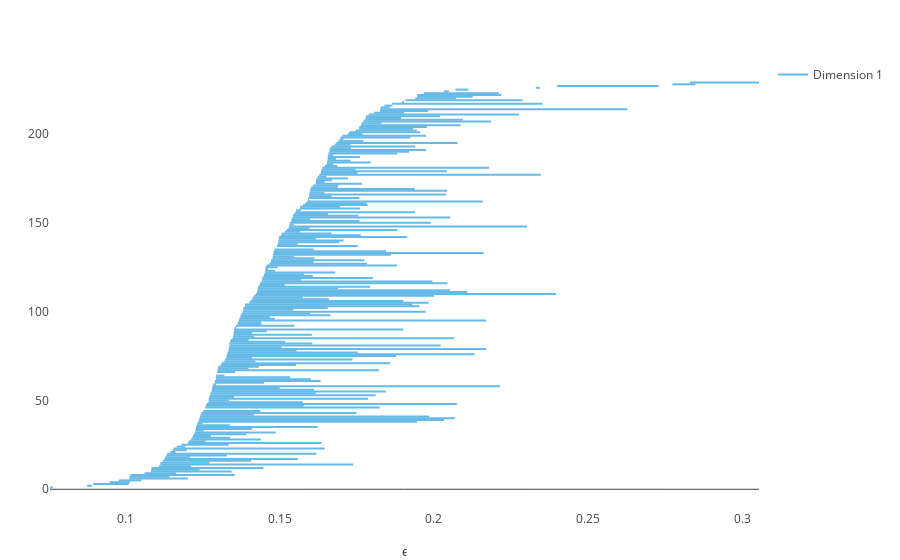

Notebook cell for this chart:
### Code cell
plotbarcode_pjs(C,dim=1)

### Figure 1 — Plotly figure (JSON) as saved in the notebook; plotly's stock layout.template omitted (floating-point values rounded to 4 significant figures)
{"data": [{"line": {"color": "#66BAE7", "width": 2}, "mode": "lines", "showlegend": false, "type": "scatter", "x": [0.2832, 0.3055], "y": [229, 229]}, {"line": {"color": "#66BAE7", "width": 2}, "mode": "lines", "showlegend": false, "type": "scatter", "x": [0.2774, 0.2849], "y": [228, 228]}, {"line": {"color": "#66BAE7", "width": 2}, "mode": "lines", "showlegend": false, "type": "scatter", "x": [0.2399, 0.273], "y": [227, 227]}, {"line": {"color": "#66BAE7", "width": 2}, "mode": "lines", "showlegend": false, "type": "scatter", "x": [0.2331, 0.2344], "y": [226, 226]}, {"line": {"color": "#66BAE7", "width": 2}, "mode": "lines", "showlegend": false, "type": "scatter", "x": [0.207, 0.2112], "y": [225, 225]}, {"line": {"color": "#66BAE7", "width": 2}, "mode": "lines", "showlegend": false, "type": "scatter", "x": [0.2033, 0.2049], "y": [224, 224]}, {"line": {"color": "#66BAE7", "width": 2}, "mode": "lines", "showlegend": false, "type": "scatter", "x": [0.1967, 0.2211], "y": [223, 223]}, {"line": {"color": "#66BAE7", "width": 2}, "mode": "lines", "showlegend": false, "type": "scatter", "x": [0.1947, 0.2219], "y": [222, 222]}, {"line": {"color": "#66BAE7", "width": 2}, "mode": "lines", "showlegend": false, "type": "scatter", "x": [0.1946, 0.2126], "y": [221, 221]}, {"line": {"color": "#66BAE7", "width": 2}, "mode": "lines", "showlegend": false, "type": "scatter", "x": [0.194, 0.2072], "y": [220, 220]}, {"line": {"color": "#66BAE7", "width": 2}, "mode": "lines", "showlegend": false, "type": "scatter", "x": [0.1908, 0.2288], "y": [219, 219]}, {"line": {"color": "#66BAE7", "width": 2}, "mode": "lines", "showlegend": false, "type": "scatter", "x": [0.1897, 0.1903], "y": [218, 218]}, {"line": {"color": "#66BAE7", "width": 2}, "mode": "lines", "showlegend": false, "type": "scatter", "x": [0.1864, 0.2353], "y": [217, 217]}, {"line": {"color": "#66BAE7", "width": 2}, "mode": "lines", "showlegend": false, "type": "scatter", "x": [0.184, 0.1866], "y": [216, 216]}, {"line": {"color": "#66BAE7", "width": 2}, "mode": "lines", "showlegend": false, "type": "scatter", "x": [0.1828, 0.1857], "y": [215, 215]}, {"line": {"color": "#66BAE7", "width": 2}, "mode": "lines", "showlegend": false, "type": "scatter", "x": [0.1826, 0.2628], "y": [214, 214]}, {"line": {"color": "#66BAE7", "width": 2}, "mode": "lines", "showlegend": false, "type": "scatter", "x": [0.1825, 0.1981], "y": [213, 213]}, {"line": {"color": "#66BAE7", "width": 2}, "mode": "lines", "showlegend": false, "type": "scatter", "x": [0.1807, 0.1903], "y": [212, 212]}, {"line": {"color": "#66BAE7", "width": 2}, "mode": "lines", "showlegend": false, "type": "scatter", "x": [0.1789, 0.2277], "y": [211, 211]}, {"line": {"color": "#66BAE7", "width": 2}, "mode": "lines", "showlegend": false, "type": "scatter", "x": [0.178, 0.202], "y": [210, 210]}, {"line": {"color": "#66BAE7", "width": 2}, "mode": "lines", "showlegend": false, "type": "scatter", "x": [0.178, 0.1894], "y": [209, 209]}, {"line": {"color": "#66BAE7", "width": 2}, "mode": "lines", "showlegend": false, "type": "scatter", "x": [0.1775, 0.2094], "y": [208, 208]}, {"line": {"color": "#66BAE7", "width": 2}, "mode": "lines", "showlegend": false, "type": "scatter", "x": [0.1771, 0.2186], "y": [207, 207]}, {"line": {"color": "#66BAE7", "width": 2}, "mode": "lines", "showlegend": false, "type": "scatter", "x": [0.1766, 0.1831], "y": [206, 206]}, {"line": {"color": "#66BAE7", "width": 2}, "mode": "lines", "showlegend": false, "type": "scatter", "x": [0.1764, 0.2087], "y": [205, 205]}, {"line": {"color": "#66BAE7", "width": 2}, "mode": "lines", "showlegend": false, "type": "scatter", "x": [0.1758, 0.1977], "y": [204, 204]}, {"line": {"color": "#66BAE7", "width": 2}, "mode": "lines", "showlegend": false, "type": "scatter", "x": [0.1758, 0.1933], "y": [203, 203]}, {"line": {"color": "#66BAE7", "width": 2}, "mode": "lines", "showlegend": false, "type": "scatter", "x": [0.1747, 0.1944], "y": [202, 202]}, {"line": {"color": "#66BAE7", "width": 2}, "mode": "lines", "showlegend": false, "type": "scatter", "x": [0.1726, 0.1956], "y": [201, 201]}, {"line": {"color": "#66BAE7", "width": 2}, "mode": "lines", "showlegend": false, "type": "scatter", "x": [0.1721, 0.1769], "y": [200, 200]}, {"line": {"color": "#66BAE7", "width": 2}, "mode": "lines", "showlegend": false, "type": "scatter", "x": [0.1704, 0.1975], "y": [199, 199]}, {"line": {"color": "#66BAE7", "width": 2}, "mode": "lines", "showlegend": false, "type": "scatter", "x": [0.1698, 0.1924], "y": [198, 198]}, {"line": {"color": "#66BAE7", "width": 2}, "mode": "lines", "showlegend": false, "type": "scatter", "x": [0.1695, 0.1707], "y": [197, 197]}, {"line": {"color": "#66BAE7", "width": 2}, "mode": "lines", "showlegend": false, "type": "scatter", "x": [0.169, 0.1771], "y": [196, 196]}, {"line": {"color": "#66BAE7", "width": 2}, "mode": "lines", "showlegend": false, "type": "scatter", "x": [0.1684, 0.2077], "y": [195, 195]}, {"line": {"color": "#66BAE7", "width": 2}, "mode": "lines", "showlegend": false, "type": "scatter", "x": [0.1678, 0.1729], "y": [194, 194]}, {"line": {"color": "#66BAE7", "width": 2}, "mode": "lines", "showlegend": false, "type": "scatter", "x": [0.1668, 0.194], "y": [193, 193]}, {"line": {"color": "#66BAE7", "width": 2}, "mode": "lines", "showlegend": false, "type": "scatter", "x": [0.1663, 0.1731], "y": [192, 192]}, {"line": {"color": "#66BAE7", "width": 2}, "mode": "lines", "showlegend": false, "type": "scatter", "x": [0.1662, 0.1975], "y": [191, 191]}, {"line": {"color": "#66BAE7", "width": 2}, "mode": "lines", "showlegend": false, "type": "scatter", "x": [0.1662, 0.192], "y": [190, 190]}, {"line": {"color": "#66BAE7", "width": 2}, "mode": "lines", "showlegend": false, "type": "scatter", "x": [0.1658, 0.1881], "y": [189, 189]}, {"line": {"color": "#66BAE7", "width": 2}, "mode": "lines", "showlegend": false, "type": "scatter", "x": [0.1656, 0.1674], "y": [188, 188]}, {"line": {"color": "#66BAE7", "width": 2}, "mode": "lines", "showlegend": false, "type": "scatter", "x": [0.1656, 0.1761], "y": [187, 187]}, {"line": {"color": "#66BAE7", "width": 2}, "mode": "lines", "showlegend": false, "type": "scatter", "x": [0.1656, 0.1683], "y": [186, 186]}, {"line": {"color": "#66BAE7", "width": 2}, "mode": "lines", "showlegend": false, "type": "scatter", "x": [0.1655, 0.173], "y": [185, 185]}, {"line": {"color": "#66BAE7", "width": 2}, "mode": "lines", "showlegend": false, "type": "scatter", "x": [0.1654, 0.1796], "y": [184, 184]}, {"line": {"color": "#66BAE7", "width": 2}, "mode": "lines", "showlegend": false, "type": "scatter", "x": [0.1652, 0.1674], "y": [183, 183]}, {"line": {"color": "#66BAE7", "width": 2}, "mode": "lines", "showlegend": false, "type": "scatter", "x": [0.1646, 0.1687], "y": [182, 182]}, {"line": {"color": "#66BAE7", "width": 2}, "mode": "lines", "showlegend": false, "type": "scatter", "x": [0.1638, 0.218], "y": [181, 181]}, {"line": {"color": "#66BAE7", "width": 2}, "mode": "lines", "showlegend": false, "type": "scatter", "x": [0.1636, 0.1747], "y": [180, 180]}, {"line": {"color": "#66BAE7", "width": 2}, "mode": "lines", "showlegend": false, "type": "scatter", "x": [0.1634, 0.2042], "y": [179, 179]}, {"line": {"color": "#66BAE7", "width": 2}, "mode": "lines", "showlegend": false, "type": "scatter", "x": [0.1634, 0.1752], "y": [178, 178]}, {"line": {"color": "#66BAE7", "width": 2}, "mode": "lines", "showlegend": false, "type": "scatter", "x": [0.1628, 0.2348], "y": [177, 177]}, {"line": {"color": "#66BAE7", "width": 2}, "mode": "lines", "showlegend": false, "type": "scatter", "x": [0.1624, 0.1651], "y": [176, 176]}, {"line": {"color": "#66BAE7", "width": 2}, "mode": "lines", "showlegend": false, "type": "scatter", "x": [0.162, 0.1722], "y": [175, 175]}, {"line": {"color": "#66BAE7", "width": 2}, "mode": "lines", "showlegend": false, "type": "scatter", "x": [0.1618, 0.167], "y": [174, 174]}, {"line": {"color": "#66BAE7", "width": 2}, "mode": "lines", "showlegend": false, "type": "scatter", "x": [0.1618, 0.1646], "y": [173, 173]}, {"line": {"color": "#66BAE7", "width": 2}, "mode": "lines", "showlegend": false, "type": "scatter", "x": [0.1616, 0.1768], "y": [172, 172]}, {"line": {"color": "#66BAE7", "width": 2}, "mode": "lines", "showlegend": false, "type": "scatter", "x": [0.1608, 0.169], "y": [171, 171]}, {"line": {"color": "#66BAE7", "width": 2}, "mode": "lines", "showlegend": false, "type": "scatter", "x": [0.1602, 0.1688], "y": [170, 170]}, {"line": {"color": "#66BAE7", "width": 2}, "mode": "lines", "showlegend": false, "type": "scatter", "x": [0.16, 0.1938], "y": [169, 169]}, {"line": {"color": "#66BAE7", "width": 2}, "mode": "lines", "showlegend": false, "type": "scatter", "x": [0.1599, 0.2044], "y": [168, 168]}, {"line": {"color": "#66BAE7", "width": 2}, "mode": "lines", "showlegend": false, "type": "scatter", "x": [0.1596, 0.1645], "y": [167, 167]}, {"line": {"color": "#66BAE7", "width": 2}, "mode": "lines", "showlegend": false, "type": "scatter", "x": [0.1596, 0.204], "y": [166, 166]}, {"line": {"color": "#66BAE7", "width": 2}, "mode": "lines", "showlegend": false, "type": "scatter", "x": [0.1595, 0.1668], "y": [165, 165]}, {"line": {"color": "#66BAE7", "width": 2}, "mode": "lines", "showlegend": false, "type": "scatter", "x": [0.1594, 0.1758], "y": [164, 164]}, {"line": {"color": "#66BAE7", "width": 2}, "mode": "lines", "showlegend": false, "type": "scatter", "x": [0.1592, 0.1596], "y": [163, 163]}, {"line": {"color": "#66BAE7", "width": 2}, "mode": "lines", "showlegend": false, "type": "scatter", "x": [0.159, 0.2159], "y": [162, 162]}, {"line": {"color": "#66BAE7", "width": 2}, "mode": "lines", "showlegend": false, "type": "scatter", "x": [0.1583, 0.1782], "y": [161, 161]}, {"line": {"color": "#66BAE7", "width": 2}, "mode": "lines", "showlegend": false, "type": "scatter", "x": [0.1576, 0.1785], "y": [160, 160]}, {"line": {"color": "#66BAE7", "width": 2}, "mode": "lines", "showlegend": false, "type": "scatter", "x": [0.1566, 0.1695], "y": [159, 159]}, {"line": {"color": "#66BAE7", "width": 2}, "mode": "lines", "showlegend": false, "type": "scatter", "x": [0.1565, 0.176], "y": [158, 158]}, {"line": {"color": "#66BAE7", "width": 2}, "mode": "lines", "showlegend": false, "type": "scatter", "x": [0.1553, 0.1569], "y": [157, 157]}, {"line": {"color": "#66BAE7", "width": 2}, "mode": "lines", "showlegend": false, "type": "scatter", "x": [0.1551, 0.1939], "y": [156, 156]}, {"line": {"color": "#66BAE7", "width": 2}, "mode": "lines", "showlegend": false, "type": "scatter", "x": [0.1547, 0.1656], "y": [155, 155]}, {"line": {"color": "#66BAE7", "width": 2}, "mode": "lines", "showlegend": false, "type": "scatter", "x": [0.1543, 0.1755], "y": [154, 154]}, {"line": {"color": "#66BAE7", "width": 2}, "mode": "lines", "showlegend": false, "type": "scatter", "x": [0.1542, 0.2054], "y": [153, 153]}, {"line": {"color": "#66BAE7", "width": 2}, "mode": "lines", "showlegend": false, "type": "scatter", "x": [0.1538, 0.1599], "y": [152, 152]}, {"line": {"color": "#66BAE7", "width": 2}, "mode": "lines", "showlegend": false, "type": "scatter", "x": [0.1538, 0.1758], "y": [151, 151]}, {"line": {"color": "#66BAE7", "width": 2}, "mode": "lines", "showlegend": false, "type": "scatter", "x": [0.1533, 0.199], "y": [150, 150]}, {"line": {"color": "#66BAE7", "width": 2}, "mode": "lines", "showlegend": false, "type": "scatter", "x": [0.1532, 0.1546], "y": [149, 149]}, {"line": {"color": "#66BAE7", "width": 2}, "mode": "lines", "showlegend": false, "type": "scatter", "x": [0.153, 0.2303], "y": [148, 148]}, {"line": {"color": "#66BAE7", "width": 2}, "mode": "lines", "showlegend": false, "type": "scatter", "x": [0.1528, 0.1597], "y": [147, 147]}, {"line": {"color": "#66BAE7", "width": 2}, "mode": "lines", "showlegend": false, "type": "scatter", "x": [0.1523, 0.1881], "y": [146, 146]}, {"line": {"color": "#66BAE7", "width": 2}, "mode": "lines", "showlegend": false, "type": "scatter", "x": [0.1517, 0.1566], "y": [145, 145]}, {"line": {"color": "#66BAE7", "width": 2}, "mode": "lines", "showlegend": false, "type": "scatter", "x": [0.1507, 0.1668], "y": [144, 144]}, {"line": {"color": "#66BAE7", "width": 2}, "mode": "lines", "showlegend": false, "type": "scatter", "x": [0.1505, 0.1763], "y": [143, 143]}, {"line": {"color": "#66BAE7", "width": 2}, "mode": "lines", "showlegend": false, "type": "scatter", "x": [0.1498, 0.1914], "y": [142, 142]}, {"line": {"color": "#66BAE7", "width": 2}, "mode": "lines", "showlegend": false, "type": "scatter", "x": [0.1497, 0.1617], "y": [141, 141]}, {"line": {"color": "#66BAE7", "width": 2}, "mode": "lines", "showlegend": false, "type": "scatter", "x": [0.1496, 0.1707], "y": [140, 140]}, {"line": {"color": "#66BAE7", "width": 2}, "mode": "lines", "showlegend": false, "type": "scatter", "x": [0.1495, 0.1693], "y": [139, 139]}, {"line": {"color": "#66BAE7", "width": 2}, "mode": "lines", "showlegend": false, "type": "scatter", "x": [0.1494, 0.1558], "y": [138, 138]}, {"line": {"color": "#66BAE7", "width": 2}, "mode": "lines", "showlegend": false, "type": "scatter", "x": [0.1491, 0.1753], "y": [137, 137]}, {"line": {"color": "#66BAE7", "width": 2}, "mode": "lines", "showlegend": false, "type": "scatter", "x": [0.1484, 0.1485], "y": [136, 136]}, {"line": {"color": "#66BAE7", "width": 2}, "mode": "lines", "showlegend": false, "type": "scatter", "x": [0.1484, 0.161], "y": [135, 135]}, {"line": {"color": "#66BAE7", "width": 2}, "mode": "lines", "showlegend": false, "type": "scatter", "x": [0.1481, 0.1845], "y": [134, 134]}, {"line": {"color": "#66BAE7", "width": 2}, "mode": "lines", "showlegend": false, "type": "scatter", "x": [0.148, 0.2162], "y": [133, 133]}, {"line": {"color": "#66BAE7", "width": 2}, "mode": "lines", "showlegend": false, "type": "scatter", "x": [0.1479, 0.1861], "y": [132, 132]}, {"line": {"color": "#66BAE7", "width": 2}, "mode": "lines", "showlegend": false, "type": "scatter", "x": [0.1478, 0.1546], "y": [131, 131]}, {"line": {"color": "#66BAE7", "width": 2}, "mode": "lines", "showlegend": false, "type": "scatter", "x": [0.1477, 0.1613], "y": [130, 130]}, {"line": {"color": "#66BAE7", "width": 2}, "mode": "lines", "showlegend": false, "type": "scatter", "x": [0.1472, 0.1774], "y": [129, 129]}, {"line": {"color": "#66BAE7", "width": 2}, "mode": "lines", "showlegend": false, "type": "scatter", "x": [0.1471, 0.161], "y": [128, 128]}, {"line": {"color": "#66BAE7", "width": 2}, "mode": "lines", "showlegend": false, "type": "scatter", "x": [0.1467, 0.1784], "y": [127, 127]}, {"line": {"color": "#66BAE7", "width": 2}, "mode": "lines", "showlegend": false, "type": "scatter", "x": [0.1457, 0.1881], "y": [126, 126]}, {"line": {"color": "#66BAE7", "width": 2}, "mode": "lines", "showlegend": false, "type": "scatter", "x": [0.1454, 0.1493], "y": [125, 125]}, {"line": {"color": "#66BAE7", "width": 2}, "mode": "lines", "showlegend": false, "type": "scatter", "x": [0.1454, 0.1462], "y": [124, 124]}, {"line": {"color": "#66BAE7", "width": 2}, "mode": "lines", "showlegend": false, "type": "scatter", "x": [0.1453, 0.1484], "y": [123, 123]}, {"line": {"color": "#66BAE7", "width": 2}, "mode": "lines", "showlegend": false, "type": "scatter", "x": [0.1452, 0.168], "y": [122, 122]}, {"line": {"color": "#66BAE7", "width": 2}, "mode": "lines", "showlegend": false, "type": "scatter", "x": [0.145, 0.1579], "y": [121, 121]}, {"line": {"color": "#66BAE7", "width": 2}, "mode": "lines", "showlegend": false, "type": "scatter", "x": [0.1447, 0.1607], "y": [120, 120]}, {"line": {"color": "#66BAE7", "width": 2}, "mode": "lines", "showlegend": false, "type": "scatter", "x": [0.1443, 0.1803], "y": [119, 119]}, {"line": {"color": "#66BAE7", "width": 2}, "mode": "lines", "showlegend": false, "type": "scatter", "x": [0.1443, 0.157], "y": [118, 118]}, {"line": {"color": "#66BAE7", "width": 2}, "mode": "lines", "showlegend": false, "type": "scatter", "x": [0.1441, 0.1995], "y": [117, 117]}, {"line": {"color": "#66BAE7", "width": 2}, "mode": "lines", "showlegend": false, "type": "scatter", "x": [0.1437, 0.2044], "y": [116, 116]}, {"line": {"color": "#66BAE7", "width": 2}, "mode": "lines", "showlegend": false, "type": "scatter", "x": [0.1434, 0.1516], "y": [115, 115]}, {"line": {"color": "#66BAE7", "width": 2}, "mode": "lines", "showlegend": false, "type": "scatter", "x": [0.143, 0.1793], "y": [114, 114]}, {"line": {"color": "#66BAE7", "width": 2}, "mode": "lines", "showlegend": false, "type": "scatter", "x": [0.1429, 0.1689], "y": [113, 113]}, {"line": {"color": "#66BAE7", "width": 2}, "mode": "lines", "showlegend": false, "type": "scatter", "x": [0.1428, 0.2052], "y": [112, 112]}, {"line": {"color": "#66BAE7", "width": 2}, "mode": "lines", "showlegend": false, "type": "scatter", "x": [0.1426, 0.2109], "y": [111, 111]}, {"line": {"color": "#66BAE7", "width": 2}, "mode": "lines", "showlegend": false, "type": "scatter", "x": [0.1423, 0.2397], "y": [110, 110]}, {"line": {"color": "#66BAE7", "width": 2}, "mode": "lines", "showlegend": false, "type": "scatter", "x": [0.1417, 0.2001], "y": [109, 109]}, {"line": {"color": "#66BAE7", "width": 2}, "mode": "lines", "showlegend": false, "type": "scatter", "x": [0.1412, 0.1576], "y": [108, 108]}, {"line": {"color": "#66BAE7", "width": 2}, "mode": "lines", "showlegend": false, "type": "scatter", "x": [0.1411, 0.166], "y": [107, 107]}, {"line": {"color": "#66BAE7", "width": 2}, "mode": "lines", "showlegend": false, "type": "scatter", "x": [0.1405, 0.1901], "y": [106, 106]}, {"line": {"color": "#66BAE7", "width": 2}, "mode": "lines", "showlegend": false, "type": "scatter", "x": [0.1401, 0.1983], "y": [105, 105]}, {"line": {"color": "#66BAE7", "width": 2}, "mode": "lines", "showlegend": false, "type": "scatter", "x": [0.1388, 0.193], "y": [104, 104]}, {"line": {"color": "#66BAE7", "width": 2}, "mode": "lines", "showlegend": false, "type": "scatter", "x": [0.1387, 0.1953], "y": [103, 103]}, {"line": {"color": "#66BAE7", "width": 2}, "mode": "lines", "showlegend": false, "type": "scatter", "x": [0.1383, 0.1656], "y": [102, 102]}, {"line": {"color": "#66BAE7", "width": 2}, "mode": "lines", "showlegend": false, "type": "scatter", "x": [0.1382, 0.1544], "y": [101, 101]}, {"line": {"color": "#66BAE7", "width": 2}, "mode": "lines", "showlegend": false, "type": "scatter", "x": [0.138, 0.1974], "y": [100, 100]}, {"line": {"color": "#66BAE7", "width": 2}, "mode": "lines", "showlegend": false, "type": "scatter", "x": [0.1377, 0.1599], "y": [99, 99]}, {"line": {"color": "#66BAE7", "width": 2}, "mode": "lines", "showlegend": false, "type": "scatter", "x": [0.1373, 0.1664], "y": [98, 98]}, {"line": {"color": "#66BAE7", "width": 2}, "mode": "lines", "showlegend": false, "type": "scatter", "x": [0.1372, 0.1468], "y": [97, 97]}, {"line": {"color": "#66BAE7", "width": 2}, "mode": "lines", "showlegend": false, "type": "scatter", "x": [0.1369, 0.1484], "y": [96, 96]}, {"line": {"color": "#66BAE7", "width": 2}, "mode": "lines", "showlegend": false, "type": "scatter", "x": [0.1367, 0.217], "y": [95, 95]}, {"line": {"color": "#66BAE7", "width": 2}, "mode": "lines", "showlegend": false, "type": "scatter", "x": [0.1364, 0.144], "y": [94, 94]}, {"line": {"color": "#66BAE7", "width": 2}, "mode": "lines", "showlegend": false, "type": "scatter", "x": [0.1364, 0.1441], "y": [93, 93]}, {"line": {"color": "#66BAE7", "width": 2}, "mode": "lines", "showlegend": false, "type": "scatter", "x": [0.1357, 0.1548], "y": [92, 92]}, {"line": {"color": "#66BAE7", "width": 2}, "mode": "lines", "showlegend": false, "type": "scatter", "x": [0.1354, 0.1359], "y": [91, 91]}, {"line": {"color": "#66BAE7", "width": 2}, "mode": "lines", "showlegend": false, "type": "scatter", "x": [0.1352, 0.1901], "y": [90, 90]}, {"line": {"color": "#66BAE7", "width": 2}, "mode": "lines", "showlegend": false, "type": "scatter", "x": [0.1351, 0.1458], "y": [89, 89]}, {"line": {"color": "#66BAE7", "width": 2}, "mode": "lines", "showlegend": false, "type": "scatter", "x": [0.1351, 0.141], "y": [88, 88]}, {"line": {"color": "#66BAE7", "width": 2}, "mode": "lines", "showlegend": false, "type": "scatter", "x": [0.135, 0.1604], "y": [87, 87]}, {"line": {"color": "#66BAE7", "width": 2}, "mode": "lines", "showlegend": false, "type": "scatter", "x": [0.1348, 0.1416], "y": [86, 86]}, {"line": {"color": "#66BAE7", "width": 2}, "mode": "lines", "showlegend": false, "type": "scatter", "x": [0.1347, 0.2066], "y": [85, 85]}, {"line": {"color": "#66BAE7", "width": 2}, "mode": "lines", "showlegend": false, "type": "scatter", "x": [0.1341, 0.1399], "y": [84, 84]}, {"line": {"color": "#66BAE7", "width": 2}, "mode": "lines", "showlegend": false, "type": "scatter", "x": [0.1339, 0.1518], "y": [83, 83]}, {"line": {"color": "#66BAE7", "width": 2}, "mode": "lines", "showlegend": false, "type": "scatter", "x": [0.1337, 0.1606], "y": [82, 82]}, {"line": {"color": "#66BAE7", "width": 2}, "mode": "lines", "showlegend": false, "type": "scatter", "x": [0.1337, 0.2022], "y": [81, 81]}, {"line": {"color": "#66BAE7", "width": 2}, "mode": "lines", "showlegend": false, "type": "scatter", "x": [0.1336, 0.1506], "y": [80, 80]}, {"line": {"color": "#66BAE7", "width": 2}, "mode": "lines", "showlegend": false, "type": "scatter", "x": [0.1335, 0.2169], "y": [79, 79]}, {"line": {"color": "#66BAE7", "width": 2}, "mode": "lines", "showlegend": false, "type": "scatter", "x": [0.1334, 0.1554], "y": [78, 78]}, {"line": {"color": "#66BAE7", "width": 2}, "mode": "lines", "showlegend": false, "type": "scatter", "x": [0.1331, 0.1753], "y": [77, 77]}, {"line": {"color": "#66BAE7", "width": 2}, "mode": "lines", "showlegend": false, "type": "scatter", "x": [0.1329, 0.2132], "y": [76, 76]}, {"line": {"color": "#66BAE7", "width": 2}, "mode": "lines", "showlegend": false, "type": "scatter", "x": [0.1328, 0.1878], "y": [75, 75]}, {"line": {"color": "#66BAE7", "width": 2}, "mode": "lines", "showlegend": false, "type": "scatter", "x": [0.1326, 0.141], "y": [74, 74]}, {"line": {"color": "#66BAE7", "width": 2}, "mode": "lines", "showlegend": false, "type": "scatter", "x": [0.1324, 0.1736], "y": [73, 73]}, {"line": {"color": "#66BAE7", "width": 2}, "mode": "lines", "showlegend": false, "type": "scatter", "x": [0.132, 0.1421], "y": [72, 72]}, {"line": {"color": "#66BAE7", "width": 2}, "mode": "lines", "showlegend": false, "type": "scatter", "x": [0.1312, 0.1859], "y": [71, 71]}, {"line": {"color": "#66BAE7", "width": 2}, "mode": "lines", "showlegend": false, "type": "scatter", "x": [0.1308, 0.1553], "y": [70, 70]}, {"line": {"color": "#66BAE7", "width": 2}, "mode": "lines", "showlegend": false, "type": "scatter", "x": [0.1301, 0.1432], "y": [69, 69]}, {"line": {"color": "#66BAE7", "width": 2}, "mode": "lines", "showlegend": false, "type": "scatter", "x": [0.1299, 0.1399], "y": [68, 68]}, {"line": {"color": "#66BAE7", "width": 2}, "mode": "lines", "showlegend": false, "type": "scatter", "x": [0.1299, 0.1822], "y": [67, 67]}, {"line": {"color": "#66BAE7", "width": 2}, "mode": "lines", "showlegend": false, "type": "scatter", "x": [0.1297, 0.1355], "y": [66, 66]}, {"line": {"color": "#66BAE7", "width": 2}, "mode": "lines", "showlegend": false, "type": "scatter", "x": [0.1296, 0.1296], "y": [65, 65]}, {"line": {"color": "#66BAE7", "width": 2}, "mode": "lines", "showlegend": false, "type": "scatter", "x": [0.1294, 0.132], "y": [64, 64]}, {"line": {"color": "#66BAE7", "width": 2}, "mode": "lines", "showlegend": false, "type": "scatter", "x": [0.1293, 0.1534], "y": [63, 63]}, {"line": {"color": "#66BAE7", "width": 2}, "mode": "lines", "showlegend": false, "type": "scatter", "x": [0.1293, 0.1602], "y": [62, 62]}, {"line": {"color": "#66BAE7", "width": 2}, "mode": "lines", "showlegend": false, "type": "scatter", "x": [0.129, 0.1632], "y": [61, 61]}, {"line": {"color": "#66BAE7", "width": 2}, "mode": "lines", "showlegend": false, "type": "scatter", "x": [0.129, 0.1449], "y": [60, 60]}, {"line": {"color": "#66BAE7", "width": 2}, "mode": "lines", "showlegend": false, "type": "scatter", "x": [0.1284, 0.1293], "y": [59, 59]}, {"line": {"color": "#66BAE7", "width": 2}, "mode": "lines", "showlegend": false, "type": "scatter", "x": [0.1282, 0.2215], "y": [58, 58]}, {"line": {"color": "#66BAE7", "width": 2}, "mode": "lines", "showlegend": false, "type": "scatter", "x": [0.1282, 0.15], "y": [57, 57]}, {"line": {"color": "#66BAE7", "width": 2}, "mode": "lines", "showlegend": false, "type": "scatter", "x": [0.128, 0.1611], "y": [56, 56]}, {"line": {"color": "#66BAE7", "width": 2}, "mode": "lines", "showlegend": false, "type": "scatter", "x": [0.1279, 0.1844], "y": [55, 55]}, {"line": {"color": "#66BAE7", "width": 2}, "mode": "lines", "showlegend": false, "type": "scatter", "x": [0.1275, 0.1617], "y": [54, 54]}, {"line": {"color": "#66BAE7", "width": 2}, "mode": "lines", "showlegend": false, "type": "scatter", "x": [0.1274, 0.1811], "y": [53, 53]}, {"line": {"color": "#66BAE7", "width": 2}, "mode": "lines", "showlegend": false, "type": "scatter", "x": [0.1271, 0.1352], "y": [52, 52]}, {"line": {"color": "#66BAE7", "width": 2}, "mode": "lines", "showlegend": false, "type": "scatter", "x": [0.127, 0.1786], "y": [51, 51]}, {"line": {"color": "#66BAE7", "width": 2}, "mode": "lines", "showlegend": false, "type": "scatter", "x": [0.1269, 0.1336], "y": [50, 50]}, {"line": {"color": "#66BAE7", "width": 2}, "mode": "lines", "showlegend": false, "type": "scatter", "x": [0.1268, 0.1575], "y": [49, 49]}, {"line": {"color": "#66BAE7", "width": 2}, "mode": "lines", "showlegend": false, "type": "scatter", "x": [0.1263, 0.2075], "y": [48, 48]}, {"line": {"color": "#66BAE7", "width": 2}, "mode": "lines", "showlegend": false, "type": "scatter", "x": [0.126, 0.1579], "y": [47, 47]}, {"line": {"color": "#66BAE7", "width": 2}, "mode": "lines", "showlegend": false, "type": "scatter", "x": [0.1258, 0.1825], "y": [46, 46]}, {"line": {"color": "#66BAE7", "width": 2}, "mode": "lines", "showlegend": false, "type": "scatter", "x": [0.1257, 0.1257], "y": [45, 45]}, {"line": {"color": "#66BAE7", "width": 2}, "mode": "lines", "showlegend": false, "type": "scatter", "x": [0.1252, 0.1437], "y": [44, 44]}, {"line": {"color": "#66BAE7", "width": 2}, "mode": "lines", "showlegend": false, "type": "scatter", "x": [0.1246, 0.1749], "y": [43, 43]}, {"line": {"color": "#66BAE7", "width": 2}, "mode": "lines", "showlegend": false, "type": "scatter", "x": [0.1243, 0.1416], "y": [42, 42]}, {"line": {"color": "#66BAE7", "width": 2}, "mode": "lines", "showlegend": false, "type": "scatter", "x": [0.1241, 0.1985], "y": [41, 41]}, {"line": {"color": "#66BAE7", "width": 2}, "mode": "lines", "showlegend": false, "type": "scatter", "x": [0.124, 0.2068], "y": [40, 40]}, {"line": {"color": "#66BAE7", "width": 2}, "mode": "lines", "showlegend": false, "type": "scatter", "x": [0.1238, 0.2033], "y": [39, 39]}, {"line": {"color": "#66BAE7", "width": 2}, "mode": "lines", "showlegend": false, "type": "scatter", "x": [0.1236, 0.1946], "y": [38, 38]}, {"line": {"color": "#66BAE7", "width": 2}, "mode": "lines", "showlegend": false, "type": "scatter", "x": [0.1232, 0.125], "y": [37, 37]}, {"line": {"color": "#66BAE7", "width": 2}, "mode": "lines", "showlegend": false, "type": "scatter", "x": [0.1231, 0.1338], "y": [36, 36]}, {"line": {"color": "#66BAE7", "width": 2}, "mode": "lines", "showlegend": false, "type": "scatter", "x": [0.1229, 0.1623], "y": [35, 35]}, {"line": {"color": "#66BAE7", "width": 2}, "mode": "lines", "showlegend": false, "type": "scatter", "x": [0.1228, 0.141], "y": [34, 34]}, {"line": {"color": "#66BAE7", "width": 2}, "mode": "lines", "showlegend": false, "type": "scatter", "x": [0.1227, 0.1253], "y": [33, 33]}, {"line": {"color": "#66BAE7", "width": 2}, "mode": "lines", "showlegend": false, "type": "scatter", "x": [0.1224, 0.1487], "y": [32, 32]}, {"line": {"color": "#66BAE7", "width": 2}, "mode": "lines", "showlegend": false, "type": "scatter", "x": [0.1222, 0.1392], "y": [31, 31]}, {"line": {"color": "#66BAE7", "width": 2}, "mode": "lines", "showlegend": false, "type": "scatter", "x": [0.1219, 0.1276], "y": [30, 30]}, {"line": {"color": "#66BAE7", "width": 2}, "mode": "lines", "showlegend": false, "type": "scatter", "x": [0.1216, 0.1338], "y": [29, 29]}, {"line": {"color": "#66BAE7", "width": 2}, "mode": "lines", "showlegend": false, "type": "scatter", "x": [0.1212, 0.1439], "y": [28, 28]}, {"line": {"color": "#66BAE7", "width": 2}, "mode": "lines", "showlegend": false, "type": "scatter", "x": [0.1205, 0.126], "y": [27, 27]}, {"line": {"color": "#66BAE7", "width": 2}, "mode": "lines", "showlegend": false, "type": "scatter", "x": [0.1202, 0.1636], "y": [26, 26]}, {"line": {"color": "#66BAE7", "width": 2}, "mode": "lines", "showlegend": false, "type": "scatter", "x": [0.1181, 0.1334], "y": [25, 25]}, {"line": {"color": "#66BAE7", "width": 2}, "mode": "lines", "showlegend": false, "type": "scatter", "x": [0.1166, 0.1193], "y": [24, 24]}, {"line": {"color": "#66BAE7", "width": 2}, "mode": "lines", "showlegend": false, "type": "scatter", "x": [0.1157, 0.1646], "y": [23, 23]}, {"line": {"color": "#66BAE7", "width": 2}, "mode": "lines", "showlegend": false, "type": "scatter", "x": [0.1153, 0.1199], "y": [22, 22]}, {"line": {"color": "#66BAE7", "width": 2}, "mode": "lines", "showlegend": false, "type": "scatter", "x": [0.1145, 0.1162], "y": [21, 21]}, {"line": {"color": "#66BAE7", "width": 2}, "mode": "lines", "showlegend": false, "type": "scatter", "x": [0.1135, 0.1619], "y": [20, 20]}, {"line": {"color": "#66BAE7", "width": 2}, "mode": "lines", "showlegend": false, "type": "scatter", "x": [0.1132, 0.1329], "y": [19, 19]}, {"line": {"color": "#66BAE7", "width": 2}, "mode": "lines", "showlegend": false, "type": "scatter", "x": [0.1129, 0.1209], "y": [18, 18]}, {"line": {"color": "#66BAE7", "width": 2}, "mode": "lines", "showlegend": false, "type": "scatter", "x": [0.1126, 0.1559], "y": [17, 17]}, {"line": {"color": "#66BAE7", "width": 2}, "mode": "lines", "showlegend": false, "type": "scatter", "x": [0.1121, 0.1407], "y": [16, 16]}, {"line": {"color": "#66BAE7", "width": 2}, "mode": "lines", "showlegend": false, "type": "scatter", "x": [0.1113, 0.1272], "y": [15, 15]}, {"line": {"color": "#66BAE7", "width": 2}, "mode": "lines", "showlegend": false, "type": "scatter", "x": [0.1113, 0.1738], "y": [14, 14]}, {"line": {"color": "#66BAE7", "width": 2}, "mode": "lines", "showlegend": false, "type": "scatter", "x": [0.1109, 0.1213], "y": [13, 13]}, {"line": {"color": "#66BAE7", "width": 2}, "mode": "lines", "showlegend": false, "type": "scatter", "x": [0.1084, 0.1447], "y": [12, 12]}, {"line": {"color": "#66BAE7", "width": 2}, "mode": "lines", "showlegend": false, "type": "scatter", "x": [0.1084, 0.124], "y": [11, 11]}, {"line": {"color": "#66BAE7", "width": 2}, "mode": "lines", "showlegend": false, "type": "scatter", "x": [0.1082, 0.1344], "y": [10, 10]}, {"line": {"color": "#66BAE7", "width": 2}, "mode": "lines", "showlegend": false, "type": "scatter", "x": [0.1061, 0.1164], "y": [9, 9]}, {"line": {"color": "#66BAE7", "width": 2}, "mode": "lines", "showlegend": false, "type": "scatter", "x": [0.1016, 0.1354], "y": [8, 8]}, {"line": {"color": "#66BAE7", "width": 2}, "mode": "lines", "showlegend": false, "type": "scatter", "x": [0.1014, 0.1142], "y": [7, 7]}, {"line": {"color": "#66BAE7", "width": 2}, "mode": "lines", "showlegend": false, "type": "scatter", "x": [0.1011, 0.1202], "y": [6, 6]}, {"line": {"color": "#66BAE7", "width": 2}, "mode": "lines", "showlegend": false, "type": "scatter", "x": [0.09786, 0.1051], "y": [5, 5]}, {"line": {"color": "#66BAE7", "width": 2}, "mode": "lines", "showlegend": false, "type": "scatter", "x": [0.09481, 0.1015], "y": [4, 4]}, {"line": {"color": "#66BAE7", "width": 2}, "mode": "lines", "showlegend": false, "type": "scatter", "x": [0.08952, 0.101], "y": [3, 3]}, {"line": {"color": "#66BAE7", "width": 2}, "mode": "lines", "showlegend": false, "type": "scatter", "x": [0.08749, 0.08914], "y": [2, 2]}, {"line": {"color": "#66BAE7", "width": 2}, "mode": "lines", "name": "Dimension 1", "type": "scatter", "x": [0.07548, 0.07644], "y": [1, 1]}], "layout": {"margin": {"b": 50, "l": 50, "r": 50, "t": 60}, "xaxis": {"rangevar": [-0.001, 0.3065], "showgrid": false, "title": "ϵ", "zeroline": false}, "yaxis": {"rangevar": [0, 229.1], "showgrid": false, "ticks": false}}}
